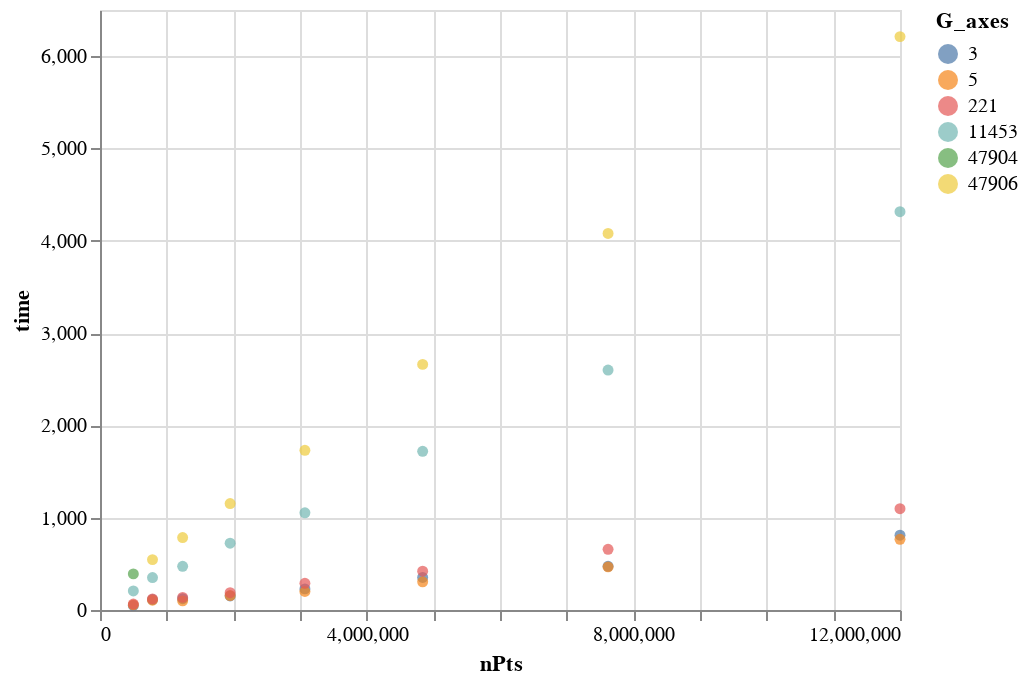

The cell this chart's notebook holds for it:
### Code cell
import altair as alt

alt.Chart(bar).mark_circle().encode(
    y = "time",
    x = "nPts",
    color = alt.Color("G_axes",type="nominal"),
)

### Figure 1 — Vega-Lite specification as saved in the notebook (floating-point values rounded to 4 significant figures)
{"config": {"view": {"continuousWidth": 400, "continuousHeight": 300}}, "data": {"name": "data-c02c96af36ca051aa0ad8357b97dc8b3"}, "mark": "circle", "encoding": {"color": {"type": "nominal", "field": "G_axes"}, "x": {"type": "quantitative", "field": "nPts"}, "y": {"type": "quantitative", "field": "time"}}, "$schema": "https://vega.github.io/schema/vega-lite/v4.8.1.json", "datasets": {"data-c02c96af36ca051aa0ad8357b97dc8b3": [{"nPts": 499999, "mark": "bar", "time": 49.88, "G_axes": 3, "G_color": 0}, {"nPts": 499999, "mark": "bar", "time": 55.32, "G_axes": 5, "G_color": 0}, {"nPts": 499999, "mark": "bar", "time": 64.52, "G_axes": 221, "G_color": 0}, {"nPts": 499999, "mark": "bar", "time": 206.6, "G_axes": 11453, "G_color": 0}, {"nPts": 499999, "mark": "bar", "time": 391.2, "G_axes": 47904, "G_color": 0}, {"nPts": 787305, "mark": "bar", "time": 112.9, "G_axes": 3, "G_color": 0}, {"nPts": 787305, "mark": "bar", "time": 105.9, "G_axes": 5, "G_color": 0}, {"nPts": 787305, "mark": "bar", "time": 120.5, "G_axes": 221, "G_color": 0}, {"nPts": 787305, "mark": "bar", "time": 351.0, "G_axes": 11453, "G_color": 0}, {"nPts": 787305, "mark": "bar", "time": 546.0, "G_axes": 47906, "G_color": 0}, {"nPts": 1239698, "mark": "bar", "time": 121.9, "G_axes": 3, "G_color": 0}, {"nPts": 1239698, "mark": "bar", "time": 98.88, "G_axes": 5, "G_color": 0}, {"nPts": 1239698, "mark": "bar", "time": 136.6, "G_axes": 221, "G_color": 0}, {"nPts": 1239698, "mark": "bar", "time": 473.8, "G_axes": 11453, "G_color": 0}, {"nPts": 1239698, "mark": "bar", "time": 785.2, "G_axes": 47906, "G_color": 0}, {"nPts": 1952041, "mark": "bar", "time": 152.2, "G_axes": 3, "G_color": 0}, {"nPts": 1952041, "mark": "bar", "time": 156.3, "G_axes": 5, "G_color": 0}, {"nPts": 1952041, "mark": "bar", "time": 187.2, "G_axes": 221, "G_color": 0}, {"nPts": 1952041, "mark": "bar", "time": 723.2, "G_axes": 11453, "G_color": 0}, {"nPts": 1952041, "mark": "bar", "time": 1153.0, "G_axes": 47906, "G_color": 0}, {"nPts": 3073704, "mark": "bar", "time": 228.7, "G_axes": 3, "G_color": 0}, {"nPts": 3073704, "mark": "bar", "time": 200.4, "G_axes": 5, "G_color": 0}, {"nPts": 3073704, "mark": "bar", "time": 289.5, "G_axes": 221, "G_color": 0}, {"nPts": 3073704, "mark": "bar", "time": 1053.0, "G_axes": 11453, "G_color": 0}, {"nPts": 3073704, "mark": "bar", "time": 1730.0, "G_axes": 47906, "G_color": 0}, {"nPts": 4839886, "mark": "bar", "time": 352.5, "G_axes": 3, "G_color": 0}, {"nPts": 4839886, "mark": "bar", "time": 305.7, "G_axes": 5, "G_color": 0}, {"nPts": 4839886, "mark": "bar", "time": 420.4, "G_axes": 221, "G_color": 0}, {"nPts": 4839886, "mark": "bar", "time": 1720.0, "G_axes": 11453, "G_color": 0}, {"nPts": 4839886, "mark": "bar", "time": 2661.0, "G_axes": 47906, "G_color": 0}, {"nPts": 7620934, "mark": "bar", "time": 473.4, "G_axes": 3, "G_color": 0}, {"nPts": 7620934, "mark": "bar", "time": 467.0, "G_axes": 5, "G_color": 0}, {"nPts": 7620934, "mark": "bar", "time": 657.1, "G_axes": 221, "G_color": 0}, {"nPts": 7620934, "mark": "bar", "time": 2599.0, "G_axes": 11453, "G_color": 0}, {"nPts": 7620934, "mark": "bar", "time": 4079.0, "G_axes": 47906, "G_color": 0}, {"nPts": 12000000, "mark": "bar", "time": 810.3, "G_axes": 3, "G_color": 0}, {"nPts": 12000000, "mark": "bar", "time": 765.7, "G_axes": 5, "G_color": 0}, {"nPts": 12000000, "mark": "bar", "time": 1097.0, "G_axes": 221, "G_color": 0}, {"nPts": 12000000, "mark": "bar", "time": 4315.0, "G_axes": 11453, "G_color": 0}, {"nPts": 12000000, "mark": "bar", "time": 6212.0, "G_axes": 47906, "G_color": 0}]}}
